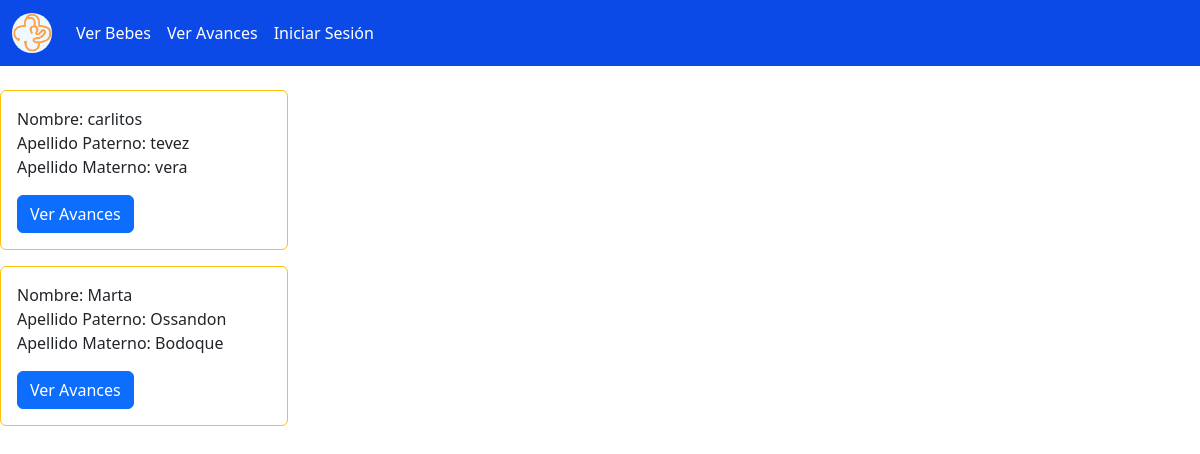
Page /Inicio/ on the committed database.
### Hospital/models.py (models this page shows, shortened)
class Bebe(models.Model):
    current_date = datetime.date.today()
    t =time.localtime()
    current_time = time.strftime("%H:%M:%S",t)
    madre = models.ForeignKey(User, null=True,blank=True,editable=True,to_field="username",on_delete=models.PROTECT,default='SIN MADRE',related_name='%(class)s_madre')
    padre = models.ForeignKey(User, null=True,blank=True,editable=True,to_field="username",on_delete=models.PROTECT,default='SIN PADRE',related_name='%(class)s_padre')
    choices=(('Masculino','Masculino'),('Femenino','Femenino'))
    sexo = models.CharField(max_length=20,choices=choices,blank=True,editable=True)
    nombre = models.CharField(max_length=20, default="SIN NOMBRE",blank=True,editable=True)
    apellido_paterno   = models.CharField(max_length=30, default="SIN APELLIDO",blank=True,editable=True)
    apellido_materno   =models.CharField(max_length=30,default="SIN APELLIDO",blank=True,editable=True)
    fecha_nacimiento   =models.DateField(default=current_date,blank=True,editable=True)
    hora_nacimiento    =models.TimeField(default=current_time,blank=True,editable=True)
    peso               =models.PositiveSmallIntegerField(default=1,blank=True,editable=True)
    talla              =models.FloatField(default=1.0,blank=True,editable=True)

### Hospital/views.py (the view)
# urls.py: path('Inicio/', views.vistaPadres, name="VerBebes"),
def vistaPadres(request):
    bebes = Bebe.objects.all()
    return render(request, 'Hospital/vistaProgenitores.html',{"bebes":bebes})

### Hospital/templates/Hospital/vistaProgenitores.html (shortened to what this page needs)
{%  extends 'Hospital/base.html' %}
{% load static %}
{% block content %}
{% for i in bebes %}
  <div class="card border-warning mb-3" style="max-width: 18rem;">
    <div class="card-body">
      <p class="card-text">
        Nombre: {{ i.nombre }}<br>
        Apellido Paterno: {{ i.apellido_paterno }}<br>
        Apellido Materno: {{ i.apellido_materno }}
      </p>
      <a href="{% url 'verAvances' %}" class="btn btn-primary" >Ver Avances</a>
    </div>
  </div>
{% endfor %}
{% endblock %}

### Hospital/static/Hospital/css/custom.css (style rules this page uses)
.card-text { text-align: justify; }

### rows in the picture
Bebe: nombre "carlitos", apellido_paterno "tevez", apellido_materno "vera"
Bebe: nombre "Marta", apellido_paterno "Ossandon", apellido_materno "Bodoque"
